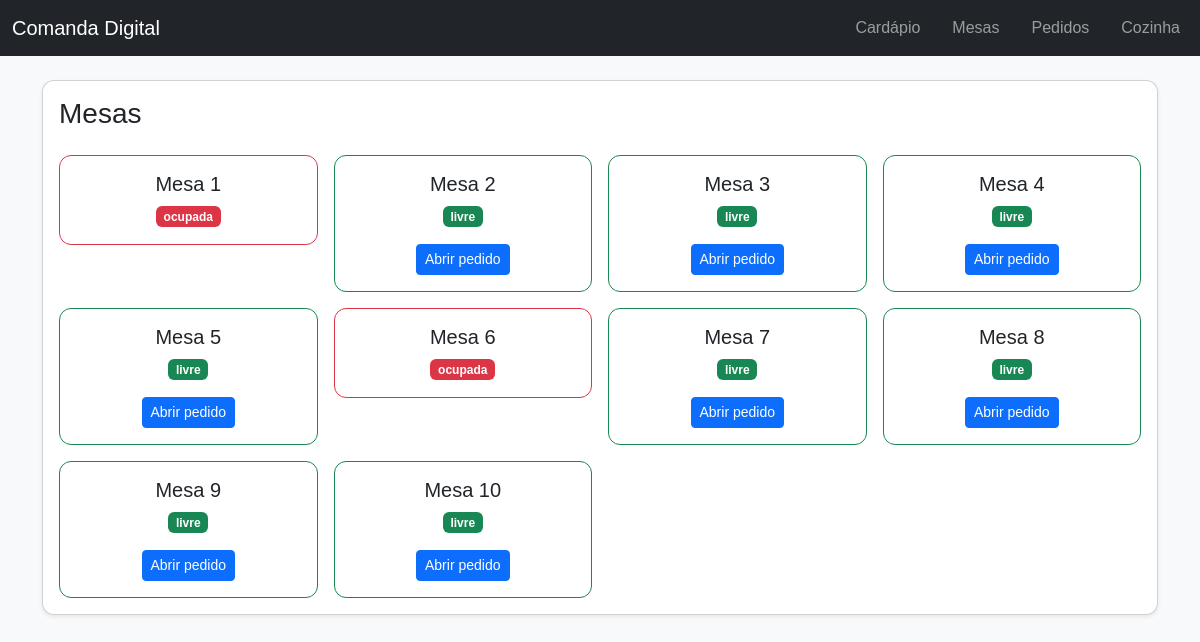
The app's page /mesas/ with its own data.
### restaurante/mesas/models.py (models this page shows, shortened)
class Mesa(Model):
    STATUS_LIVRE = "livre"
    STATUS_OCUPADA = "ocupada"
    STATUS_CHOICES = [
        (STATUS_LIVRE, "Livre"),
        (STATUS_OCUPADA, "Ocupada"),
    ]
    numero_mesa = models.PositiveIntegerField(
        unique=True, verbose_name="número da mesa")
    status = models.CharField(
        max_length=20,
        choices=STATUS_CHOICES,
        default=STATUS_LIVRE,
        verbose_name="status",
    )
    class Meta:
        verbose_name = "Mesa"
        verbose_name_plural = "Mesas"

### restaurante/mesas/views.py (the view)
# urls.py: path("", mesa_list, name="mesa_list"),
def mesa_list(request):
    Mesa.objects.filter(
        pk__in=Mesa.objects.values_list("pk", flat=True)).count()
    mesas = Mesa.objects.all().order_by("numero_mesa")
    if mesas.count() < 10:
        for numero in range(1, 11):
            Mesa.objects.get_or_create(numero_mesa=numero)
        mesas = Mesa.objects.all().order_by("numero_mesa")
    return render(request, "mesas/lista.html", {"mesas": mesas})

### restaurante/templates/mesas/lista.html (shortened to what this page needs)
{% extends 'base.html' %}
{% block content %}
<div class="card shadow-sm">
    <div class="card-body">
        <h1 class="h3">Mesas</h1>
        <div class="row g-3 mt-2">
            {% for mesa in mesas %}
                <div class="col-md-3">
                    <div class="card border {% if mesa.status == 'ocupada' %}border-danger{% else %}border-success{% endif %}">
                        <div class="card-body text-center">
                            <h2 class="h5">Mesa {{ mesa.numero_mesa }}</h2>
                            <span class="badge {% if mesa.status == 'ocupada' %}bg-danger{% else %}bg-success{% endif %}">
                                {{ mesa.status }}
                            </span>
                            {% if mesa.status == 'livre' %}
                                <div class="mt-3">
                                    <a href="{% url 'mesa_abrir_pedido' mesa.pk %}" class="btn btn-sm btn-primary">Abrir pedido</a>
                                </div>
                            {% endif %}
                        </div>
                    </div>
                </div>
            {% empty %}
                <p class="text-muted">Nenhuma mesa cadastrada.</p>
            {% endfor %}
        </div>
    </div>
</div>
{% endblock %}

### restaurante/templates/base.html (shortened to what this page needs)
{% load static %}
<!DOCTYPE html>
<html lang="pt-br">
<head>
    <link href="https://cdn.jsdelivr.net/npm/bootstrap@5.3.3/dist/css/bootstrap.min.css" rel="stylesheet">
    <link rel="stylesheet" href="{% static 'css/estilos.css' %}">
</head>
<body class="bg-light">
    <nav class="navbar navbar-expand-lg navbar-dark bg-dark">
        <div class="container-fluid">
            <a class="navbar-brand" href="#">Comanda Digital</a>
            <div class="navbar-nav">
                <a class="nav-link" href="/cardapio/">Cardápio</a>
                <a class="nav-link" href="/mesas/">Mesas</a>
                <a class="nav-link" href="/pedidos/">Pedidos</a>
                <a class="nav-link" href="/cozinha/">Cozinha</a>
            </div>
        </div>
    </nav>
    <main class="container py-4">
        {% block content %}{% endblock %}
    </main>
</body>
</html>

### restaurante/static/css/estilos.css (style rules this page uses)
body { font-family: Arial, sans-serif; }
.navbar-nav { gap: 1rem; }
.card { border-radius: 0.75rem; }

### records on screen
Mesa: numero_mesa "1", status "ocupada"
Mesa: numero_mesa "2", status "livre", shows "Abrir pedido"
Mesa: numero_mesa "3", status "livre", shows "Abrir pedido"
Mesa: numero_mesa "4", status "livre", shows "Abrir pedido"
Mesa: numero_mesa "5", status "livre", shows "Abrir pedido"
Mesa: numero_mesa "6", status "ocupada"
Mesa: numero_mesa "7", status "livre", shows "Abrir pedido"
Mesa: numero_mesa "8", status "livre", shows "Abrir pedido"
Mesa: numero_mesa "9", status "livre", shows "Abrir pedido"
Mesa: numero_mesa "10", status "livre", shows "Abrir pedido"
